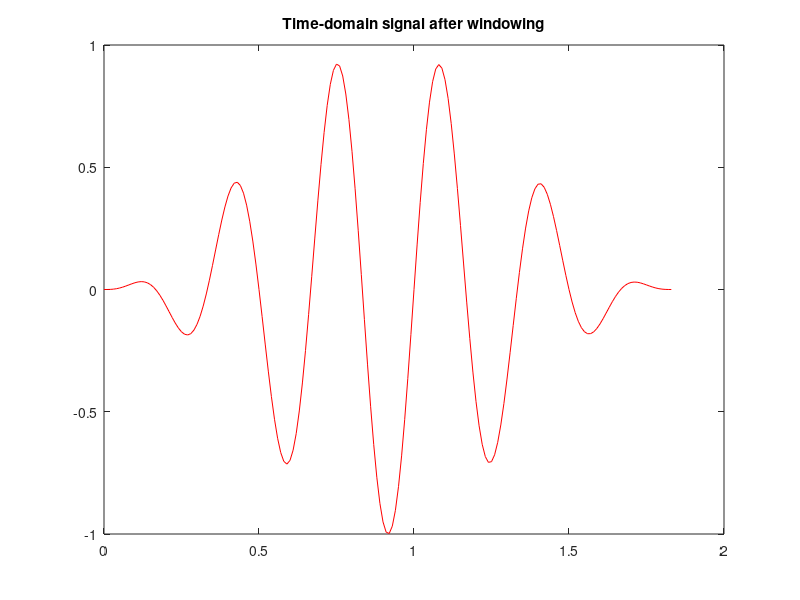
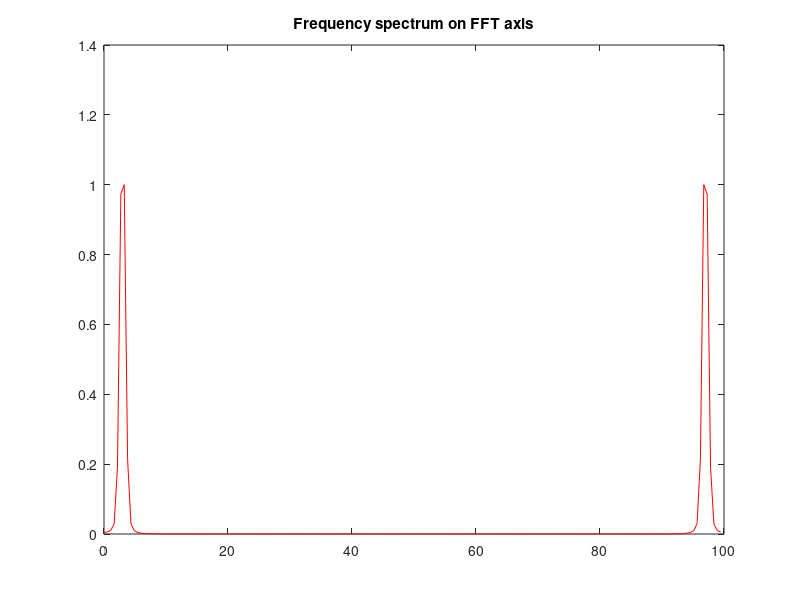
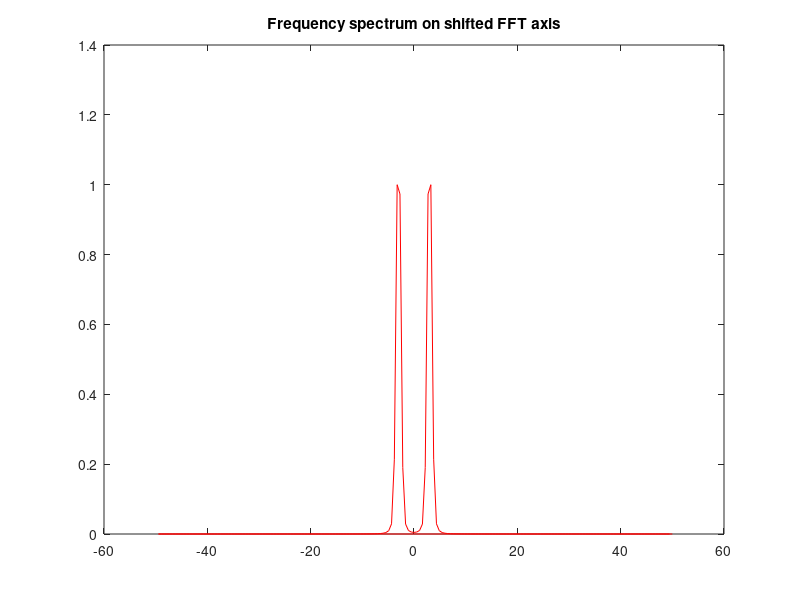
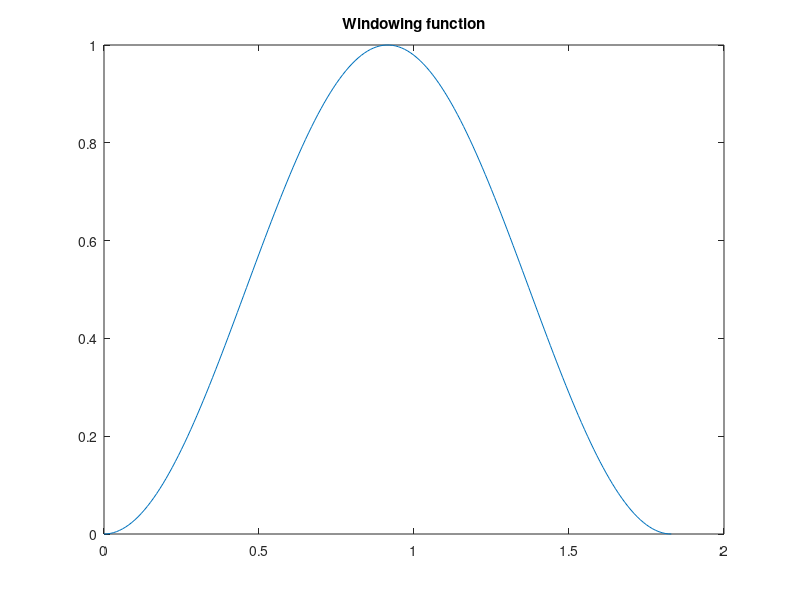

The MATLAB source for these figures, in order:
function transform_windowed()
  % This fcn creates a sine wave of determined freq, then
  % Fourier transforms it.  This fcn demonstrates how the
  % time and frequency axes are related.  Info about
  % the time/frequency relationship is from: 
  % http://www.mathworks.com/help/matlab/math/fast-fourier-transform-fft.html?refresh=true
  %
  % This fcn windows the time-domain signal before FFT'ing it.
    
  M = 184;     % Number of sample points
  dt = .01;    % 10mS sample period.
  fs = 1/dt;   % Sample freq
  t = linspace(0, (M-1)*dt, M);   % Vector of timestamps
  
  w0 = 3;      % 3 Hz signal
  x = sin(2*pi*w0*t);             % Vector signal samples

  % Multiply x by window fcn u
  % Use Hann window
  Tend = t(end);
  win = (1-cos(2*pi*t/Tend))/2;
  
  figure(99)
  plot(t,win)
  title('Windowing function')
  
  
  xw = win.*x;
  figure(1)
  plot(t, xw, 'r')
  title('Time-domain signal after windowing')
  
  Xf = fft(xw);     % Fast Fourier Transform
  Xf = Xf/max(Xf);  % Normalize for comparison purposes.
  w = linspace(0, (M-1)*(fs/M), M);   % Vector of frequency axis samples
  
  % Plot FT on scale where left freq is 0 and right is fs.
  figure(2)
  plot(w, abs(Xf), 'r')
  title('Frequency spectrum on FFT axis')  
  
  % Shift over negative freqs on frequency axis in prep for fftshift
  w1 = w;
  w1(w >= fs/2) = w(w >= fs/2) - fs;
  figure(3)
  % This plots frequency spectrum on axis displaying negative and positive
  % frequency components.
  plot(fftshift(w1), fftshift(abs(Xf)), 'r')
  title('Frequency spectrum on shifted FFT axis')    
  
end
